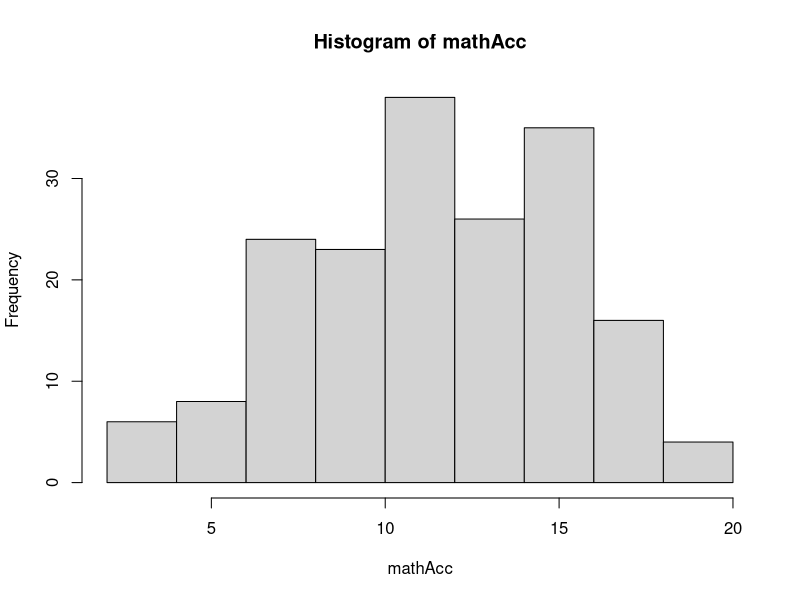
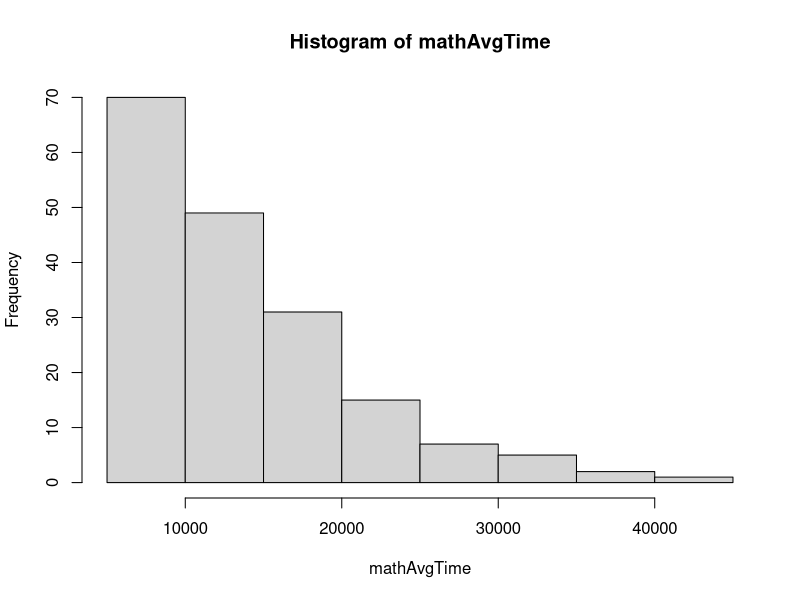
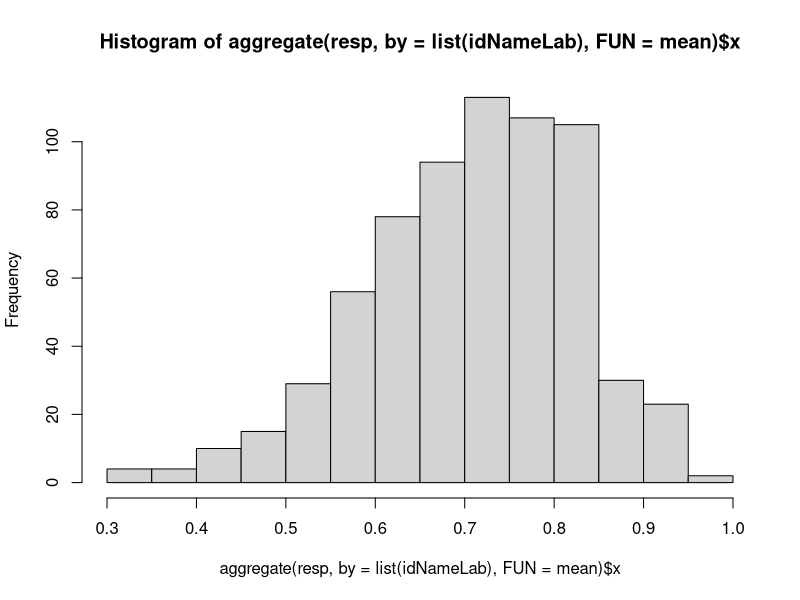

Write R code to recreate these figures, in order.

#########################################################

rm(list=ls())
library(lavaan)
library(MASS)
SigmaTypical = lav_matrix_lower2full(c(
  + 1,
  + .38, 1,
  + .26, .35, 1,
  + .34, .43, .28, 1,
  + .25, .14, .15, .11, 1,
  + .33, .62, .33, .41, .13, 1,
  + .29, .35, .42, .35, .19, .38, 1,
  + .42, .41, .29, .43, .20, .40, .35, 1,
  + .27, .51, .24, .35, .15, .59, .30, .30, 1, 
  + .30, .27, .20, .24, .46, .24, .24, .26, .22, 1))
colnames(SigmaTypical) = c("BD","SI","DS","PCn","CD","VC","LN","MR","CO","SS")

#########################################################

set.seed(1)

N = 180
k = 6

schoolID = sample(1:6,N,replace=T,prob=runif(6,0.5,1))
school_rInt1 = 0.3*rnorm(k)[schoolID]
school_rInt2 = 0.1*rnorm(k)[schoolID]
school_rInt3 = 0.2*rnorm(k)[schoolID]
school_rInt4 = 0.2*rnorm(k)[schoolID]

name = replicate(N,paste0(sample(letters,5),collapse=""))
school = paste0("school",schoolID)

iq_z = rnorm(N,0,1)

wmScore = rbinom(N,20,pnorm(qnorm(.5)+school_rInt3+iq_z*.25))

visualScore = rbinom(N,20,pnorm(qnorm(.5)+school_rInt4+iq_z*.3))

mathAcc = rbinom(N,20,pnorm(qnorm(.6)+school_rInt1+iq_z*.3))
aggregate(mathAcc,by=list(schoolID),mean)
hist(mathAcc)

mathAvgTime = round(5000+rgamma(N,exp(0.5+school_rInt2-iq_z*.323),1)*5000)
aggregate(mathAvgTime,by=list(schoolID),median)
hist(mathAvgTime)

df = data.frame(school,name,mathAcc,mathAvgTime,wmScore,visualScore)
df = df[order(schoolID),]
cor(df[,3:ncol(df)])

write.csv(df,"exerData1.csv",row.names=F)

#########################################################

# LIKE A DATA SCIENTIST

set.seed(101)

N = 670
id = 1:N
idName = replicate(N,paste0(sample(letters,8),collapse=""))

# wisc part
w = round(mvrnorm(n=N, mu=rep(10,nrow(SigmaTypical)), 
                   Sigma=SigmaTypical*(3^2)))
iq_z = as.numeric(scale(rowMeans(w)))
w[w<1] = 1; w[w>19] = 19
w[sample(1:(N*10),(N*10*0.003))] = ""
w[sample(1:(N*10),(N*10*0.001))] = " "
w[sample(1:(N*10),(N*10*0.001))] = "-"
w[sample(1:(N*10),(N*10*0.002))] = "/"
sa = sample(1:(N*10),(N*10*0.002))
w[sa] = paste0(w[sa],",")
sa = sample(1:(N*10),(N*10*0.002))
w[sa] = paste0(",",w[sa])
sa = sample(1:(N*10),(N*10*0.002))
w[sa] = paste0(w[sa],"_")
sa = sample(1:(N*10),(N*10*0.002))
w[sa] = paste0("/",w[sa])
sa = sample(1:(N*10),(N*10*0.1))
w[sa] = paste0(w[sa]," ")
sa = sample(1:(N*10),(N*10*0.1))
w[sa] = paste0(" ",w[sa])
w = data.frame(w)
saR = sample(1:nrow(w),1); saC = sample(1:ncol(w),1); w[saR,saC]; w[saR,saC] = 2000; w[saR,saC]
colnames(w) = colnames(SigmaTypical)
w = data.frame(idName,w)
w = w[order(sample(1:nrow(w),nrow(w))),]
write.csv(w,"ExerData_Wechsler.csv",row.names=F)

# questionnaires 
op = as.numeric(scale(rnorm(N)+iq_z*.17))
agr = as.numeric(scale(rnorm(N)+iq_z*0))
qu = data.frame(
  Openness1 = as.numeric(cut(scale(op + rnorm(N)),c(-Inf,runif(4,-1,1),Inf))),
  Openness2 = as.numeric(cut(scale(op + rnorm(N)),c(-Inf,runif(4,-1,1),Inf))),
  Openness3 = as.numeric(cut(scale(op + rnorm(N)),c(-Inf,runif(4,-1,1),Inf))),
  Openness4 = as.numeric(cut(scale(op + rnorm(N)),c(-Inf,runif(4,-1,1),Inf))),
  Openness5 = as.numeric(cut(scale(op + rnorm(N)),c(-Inf,runif(4,-1,1),Inf))),
  Openness6 = as.numeric(cut(scale(op + rnorm(N)),c(-Inf,runif(4,-1,1),Inf))),
  Openness7 = as.numeric(cut(scale(op + rnorm(N)),c(-Inf,runif(4,-1,1),Inf))),
  Openness8 = as.numeric(cut(scale(op + rnorm(N)),c(-Inf,runif(4,-1,1),Inf))),
  Agreab1 = as.numeric(cut(scale(op + rnorm(N)),c(-Inf,runif(4,-1.5,1.5),Inf))),
  Agreab2 = as.numeric(cut(scale(op + rnorm(N)),c(-Inf,runif(4,-1.5,1.5),Inf))),
  Agreab3 = as.numeric(cut(scale(op + rnorm(N)),c(-Inf,runif(4,-1.5,1.5),Inf))),
  Agreab4 = as.numeric(cut(scale(op + rnorm(N)),c(-Inf,runif(4,-1.5,1.5),Inf))),
  Agreab5 = as.numeric(cut(scale(op + rnorm(N)),c(-Inf,runif(4,-1.5,1.5),Inf))),
  Agreab6 = as.numeric(cut(scale(op + rnorm(N)),c(-Inf,runif(4,-1.5,1.5),Inf))),
  Agreab7 = as.numeric(cut(scale(op + rnorm(N)),c(-Inf,runif(4,-1.5,1.5),Inf))),
  Agreab8 = as.numeric(cut(scale(op + rnorm(N)),c(-Inf,runif(4,-1.5,1.5),Inf)))
)
for(i in 1:ncol(qu)){
  qu[sample(1:nrow(qu),round(nrow(qu)*.003)),i] = ""
  qu[sample(1:nrow(qu),(nrow(qu)*0.001)),i] = " "
  qu[sample(1:nrow(qu),(nrow(qu)*0.002)),i] = "-"
  sa = sample(1:nrow(qu),(nrow(qu)*0.05))
  qu[sa,i] = paste0(qu[sa,i]," ")
  sa = sample(1:nrow(qu),(nrow(qu)*0.05))
  qu[sa,i] = paste0(" ",qu[sa,i])
}
qu[sample(1:nrow(qu),round(nrow(qu)*.006)),] = ""
qu = data.frame(idName,qu)
qu = qu[order(sample(1:nrow(qu),nrow(qu))),]
write.csv(qu,"ExerData_Questionnaires.csv",row.names=F)

# invalsi 
ach = as.numeric(scale(rnorm(N)+iq_z*.3))
gender = sample(c("M","F"," "),N,replace=T,prob=c(.45,.55,.02))
ach[gender=="F"] = ach[gender=="F"]+0.15
sa = sample(1:N,round(N*.02))
gender[sa] = tolower(gender[sa])
inv = data.frame(
  InvalsiRead1 = as.numeric(cut(scale(ach + rnorm(N)),c(-Inf,runif(1,-1,1),Inf)))-1,
  InvalsiRead2 = as.numeric(cut(scale(ach + rnorm(N)),c(-Inf,runif(1,-1,1),Inf)))-1,
  InvalsiRead3 = as.numeric(cut(scale(ach + rnorm(N)),c(-Inf,runif(1,-1,1),Inf)))-1,
  InvalsiRead4 = as.numeric(cut(scale(ach + rnorm(N)),c(-Inf,runif(1,-1,1),Inf)))-1,
  InvalsiRead5 = as.numeric(cut(scale(ach + rnorm(N)),c(-Inf,runif(1,-1,1),Inf)))-1,
  InvalsiRead6 = as.numeric(cut(scale(ach + rnorm(N)),c(-Inf,runif(1,-1,1),Inf)))-1,
  InvalsiRead7 = as.numeric(cut(scale(ach + rnorm(N)),c(-Inf,runif(1,-1,1),Inf)))-1,
  InvalsiRead8 = as.numeric(cut(scale(ach + rnorm(N)),c(-Inf,runif(1,-1,1),Inf)))-1,
  InvalsiRead9 = as.numeric(cut(scale(ach + rnorm(N)),c(-Inf,runif(1,-1,1),Inf)))-1,
  InvalsiRead10 = as.numeric(cut(scale(ach + rnorm(N)),c(-Inf,runif(1,-1,1),Inf)))-1,
  InvalsiRead11 = as.numeric(cut(scale(ach + rnorm(N)),c(-Inf,runif(1,-1,1),Inf)))-1,
  InvalsiRead12 = as.numeric(cut(scale(ach + rnorm(N)),c(-Inf,runif(1,-1,1),Inf)))-1
)
inv[sample(1:nrow(inv),round(nrow(inv)*.006)),] = ""
saR = sample(1:nrow(inv),1); saC = sample(1:ncol(inv),1); inv[saR,saC]; inv[saR,saC] = 10000; inv[saR,saC]
inv = data.frame(idName,gender,inv)
inv = inv[order(sample(1:nrow(inv),nrow(inv))),]
inv1 = inv[1:150,]
write.table(inv1,"ExerData_Invalsi_1.csv",sep=";",row.names=F)
inv2 = inv[151:nrow(inv),]
write.csv(inv2,"ExerData_Invalsi_2.csv",row.names=F)

# lab trials
rInt = scale(rnorm(N)+iq_z*2)
cor(rInt,iq_z)
k = 40
rInt = rep(rInt,each=k)
idNameLab = rep(idName,each=k)
resp = rbinom(N*k,1,prob=pnorm(0.6+rInt*.3))
hist(aggregate(resp,by=list(idNameLab),FUN=mean)$x)
lt = data.frame(
  idName = idNameLab,
  respAcc = resp
)
write.csv(lt,"ExerData_LabTrials.csv",row.names=F)


#########################################################
